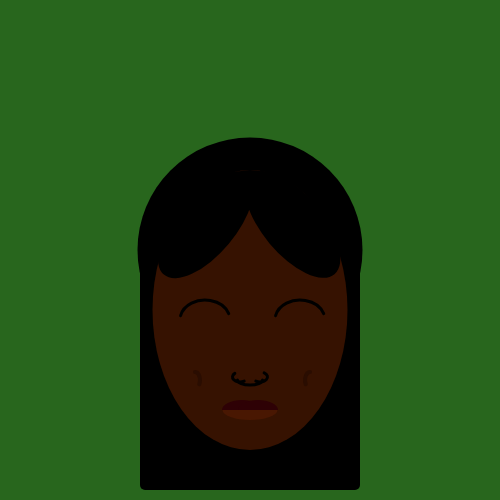
Frame 1 (no input)
Frame 60 (no input): identical to frame 1, image omitted
Frame 120 (the mouse pressed at the canvas centre since frame 60): identical to frame 1, image omitted

The p5.js sketch that drew this single still picture (run headless with seeded random() and noise() and a simulated clock; from frame 60 on, the mouse is pressed at the canvas centre):

// p5.js sketch
// ── sketch.js
let curls = 26;
let afroSize = 225;
let hairHeight = 240;
function setup() {
  createCanvas(500, 500);
  angleMode(DEGREES);
}

function draw() {
  background('#28661dff');

// XY Mouse Tool
  console.log("x", mouseX, "y", mouseY);
  



// HAIR - SILK PRESS
  fill("black");
  noStroke();
  rect(140,250,220,hairHeight,5);
  //triangle(250,200, 85, 445,415,445)
  
// HAIR - AFRO
  fill("#000000");
  circle(250,250,afroSize);
  
// FACE
  fill("#361201ff");
  noStroke();
  ellipse(250,310,195,280);
  
  
// EYEBROWS
  noFill();
  stroke("black");
  strokeWeight(3);
  arc(205,320,50,40,190,345);
  arc(300,320,50,40,190,345);
  
// EARS?

// NOSE
  arc(250,380,25,10,0,180);
  arc(260,377,15,10,315,135);
  arc(240,377,15,10,45,215);
  
// LIPS
  fill('#2E0105');
  noStroke();
  arc(242,410,40,20,180,0);
  arc(258,410,40,20,180,0);
  
  fill('#491702');
  noStroke();
  arc(250,410,55,20,0,180);
  
// DIMPLES?
  noFill();
  stroke("#200a018c");
  strokeWeight(4);
  arc(195,380,10,16,270,45);
  arc(310,380,10,16,135,270);
  
  // HAIRLINE
  fill("black")
  noStroke();
  //arc(250,255,220,170,160,0);
  rotate(40)
  ellipse(302,40,60,130)
  resetMatrix()
  rotate(-40)
  ellipse(80,360,60,130);
  resetMatrix();
  ellipse(250,190,60,40);


}

function mousePressed(){
  console.log("I pressed the mouse");
  curls = curls + 1;
  if(curls > 100){
    curls = 26;
  }
}
